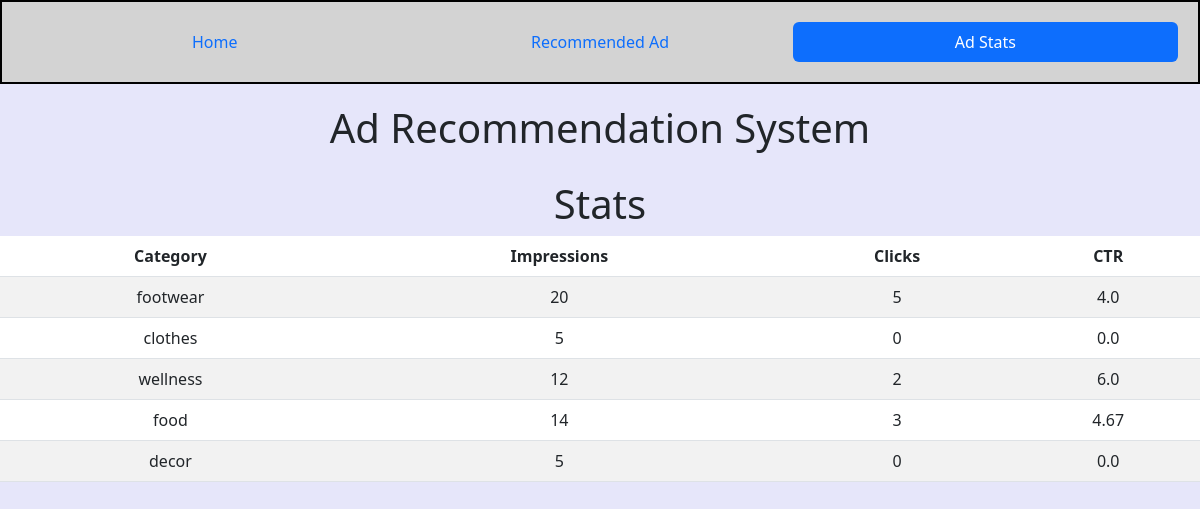
Screenshot of /stats with the database file from the repository.
### tables this page shows
CREATE TABLE cats (
    category TEXT NOT NULL,
    impressions INTEGER NOT NULL,
    clicks INTEGER NOT NULL
);

### app.py (the view)
@app.route('/stats')
def stats():
    db = get_db()
    cursor = db.cursor()
    cursor.execute("SELECT * FROM cats")
    rows = cursor.fetchall()
    return render_template('stats2.html', rows=rows)

### app.py (called while the page is built)
def get_db():
    db = getattr(g, '_database', None)
    if db is None:
        db = g._database = sqlite3.connect(DATABASE)
    return db

@app.teardown_appcontext
def close_dbection(exception):
    db = getattr(g, '_database', None)
    if db is not None:
        db.close()

### templates/stats2.html (shortened to what this page needs)
{% extends "base.html" %}
{% block content %}
    <h1>Stats</h1>
    <table class="table table-striped">
        <thead class="thead-dark">
          <tr>
            <th scope="col">Category</th>
            <th scope="col">Impressions</th>
            <th scope="col">Clicks</th>
            <th scope="col">CTR</th>
          </tr>
        </thead>
            {% for row in rows %}
            <tr>
                <td scope="row">{{ row[0] }}</td>
                <td>{{ row[1] }}</td>
                <td>{{ row[2] }}</td>
                {% if row[2] %}
                  <td>{{ (row[1]/row[2])|round(2) }}</td>
                {% else %}
                  <td>0.0</td>
                {% endif %}
            </tr>
            {% endfor %}
    </table>
{% endblock %}

### templates/base.html (shortened to what this page needs)
<!DOCTYPE html>
<html>
<head>
	<ul class="nav nav-pills nav-justified"
		style="padding: 20px; border: 2px solid black; background-color: lightgray;">
		<li class="nav-item">
			<a {% if request.path=='/' %} class="active nav-link" {% else %} class="nav-link" {% endif %} href="/">Home</a>
		</li>
		<li class="nav-item">
			<a {% if request.path=='/ad_thompson_eps' %} class="active nav-link" {% else %} class="nav-link" {% endif %} href="/ad_thompson_eps">Recommended Ad</a>
		</li>
		<li class="nav-item">
			<a {% if request.path=='/stats' %} class="active nav-link" {% else %} class="nav-link" {% endif %} href="/stats">Ad Stats</a>
		</li>
	</ul>
	<h1 style="text-align: center; padding: 20px;">Ad Recommendation System</h1>
	<link href="https://cdn.jsdelivr.net/npm/bootstrap@5.3.0-alpha2/dist/css/bootstrap.min.css" rel="stylesheet"
>
</head>
<body style="text-align: center; background-color:lavender;">
	{% block content %}{% endblock %}
</body>
</html>

### rows the page displays
cats: category "footwear", impressions "20", clicks "5", (row[1]/row[2])|round(2) "4.0"
cats: category "clothes", impressions "5", clicks "0", shows "0.0"
cats: category "wellness", impressions "12", clicks "2", (row[1]/row[2])|round(2) "6.0"
cats: category "food", impressions "14", clicks "3", (row[1]/row[2])|round(2) "4.67"
cats: category "decor", impressions "5", clicks "0", shows "0.0"
